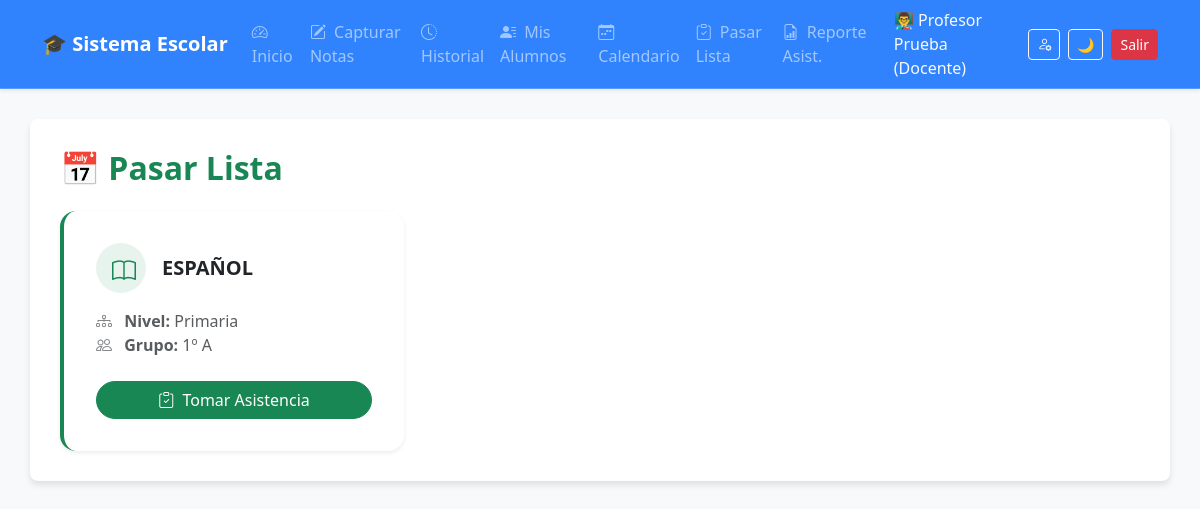
/docentes/pasar_lista.php (signed in), run on the app's committed database.
### tables this page shows
CREATE TABLE IF NOT EXISTS `docente_materia_grupo` (
    `id_asignacion` int NOT NULL AUTO_INCREMENT,
    `id_docente` int NOT NULL,
    `id_materia` int NOT NULL,
    `nivel` enum(
        'Primaria',
        'Secundaria',
        'Preparatoria'
    ) NOT NULL,
    `grado` int NOT NULL,
    `grupo` varchar(5) NOT NULL,
    PRIMARY KEY (`id_asignacion`),
    KEY `id_docente` (`id_docente`),
    KEY `id_materia` (`id_materia`)
);

CREATE TABLE IF NOT EXISTS `materias` (
    `id_materia` int NOT NULL AUTO_INCREMENT,
    `clave_materia` varchar(20) NOT NULL,
    `nombre_materia` varchar(100) NOT NULL,
    `nivel` enum(
        'Primaria',
        'Secundaria',
        'Preparatoria'
    ) NOT NULL,
    `grado` int NOT NULL,
    PRIMARY KEY (`id_materia`),
    UNIQUE KEY `clave_materia` (`clave_materia`)
);

### docentes/pasar_lista.php (the view, shortened to what this page needs)
<?php
include '../includes/conexion.php';
$id_docente = $_SESSION['id_docente'];
$id_materia_sel = isset($_GET['id_materia']) ? (int)$_GET['id_materia'] : 0;
include '../includes/header.php';
?>
<link rel="stylesheet" href="../assets/css/components.css">
<div class="d-flex justify-content-between align-items-center mb-4 animate-fade-in" style="animation-delay: 0.1s;">
    <h2 class="text-success m-0 fw-bold">📅 Pasar Lista</h2>
</div>
<?php
if ($id_materia_sel === 0):
    $sql_grupos = "SELECT dmg.id_materia, m.nombre_materia, dmg.nivel, dmg.grado, dmg.grupo
                   FROM docente_materia_grupo dmg
                   INNER JOIN materias m ON dmg.id_materia = m.id_materia
                   WHERE dmg.id_docente = $id_docente
                   ORDER BY dmg.nivel ASC, dmg.grado ASC, dmg.grupo ASC, m.nombre_materia ASC";
    $res_grupos = $conexion->query($sql_grupos);
    if ($res_grupos && $res_grupos->num_rows > 0):
        $delay = 0.2;
        echo "<div class='row g-4'>";
        while ($fila = $res_grupos->fetch_assoc()):
            $id_materia = $fila['id_materia'];
            $nombre_materia = htmlspecialchars($fila['nombre_materia']);
            $nivel = htmlspecialchars($fila['nivel']);
            $grado = htmlspecialchars($fila['grado']);
            $grupo = htmlspecialchars($fila['grupo']);
            $url = "?id_materia={$id_materia}&nivel=" . urlencode($nivel) . "&grado={$grado}&grupo=" . urlencode($grupo);
?>
            <div class='col-md-6 col-lg-4 animate-fade-in' style='animation-delay: <?php echo $delay; ?>s;'>
                <div class='card h-100 border-0 shadow-sm interactive-card border-start border-4 border-success rounded-4 p-3'>
                    <div class='card-body'>
                        <div class='d-flex align-items-center mb-3'>
                            <div class='bg-success bg-opacity-10 text-success rounded-circle p-3 me-3 text-center' style='width: 50px; height: 50px;'>
                                <i class='bi bi-book fs-4' style='line-height: .5;'></i>
                            </div>
                            <h5 class='card-title mb-0 fw-bold text-truncate' title='<?php echo $nombre_materia; ?>'><?php echo $nombre_materia; ?></h5>
                        </div>
                        <ul class="list-unstyled text-body-secondary mb-4">
                            <li><i class="bi bi-diagram-3 me-2 opacity-75"></i> <strong>Nivel:</strong> <?php echo $nivel; ?></li>
                            <li><i class="bi bi-people me-2 opacity-75"></i> <strong>Grupo:</strong> <?php echo $grado; ?>º <?php echo $grupo; ?></li>
                        </ul>
                        <div class='d-grid'>
                            <a href='pasar_lista.php<?php echo $url; ?>' class='btn btn-success rounded-pill'><i class="bi bi-clipboard-check me-1"></i> Tomar Asistencia</a>
                        </div>
                    </div>
                </div>
            </div>
<?php
            $delay += 0.05;
        endwhile;
        echo "</div>";
    endif;
endif;
?>
</div>
</body>
</html>

### assets/css/main.css (style rules this page uses)
body { animation: fadeInPage 0.4s cubic-bezier(0.16, 1, 0.3, 1) forwards; opacity: 0; }
.card, .btn { transition: transform 0.25s cubic-bezier(0.16, 1, 0.3, 1), box-shadow 0.25s cubic-bezier(0.16, 1, 0.3, 1) !important; }
[data-bs-theme="light"] body { background-color: #f8f9fa; }

### assets/css/components.css (style rules this page uses)
.animate-fade-in { opacity: 0; animation: fadeInUp 0.6s cubic-bezier(0.16, 1, 0.3, 1) forwards; }
.interactive-card { transition: transform 0.3s ease, box-shadow 0.3s ease; border-radius: 1rem; border: none; background-color: var(--bs-body-bg); }

### data on the page
docente_materia_grupo: id_materia.nombre_materia "ESPAÑOL", nivel "Primaria", grado "1", grupo "A"

### other printed values
$_SESSION['nombre_docente'] "Profesor Prueba"
